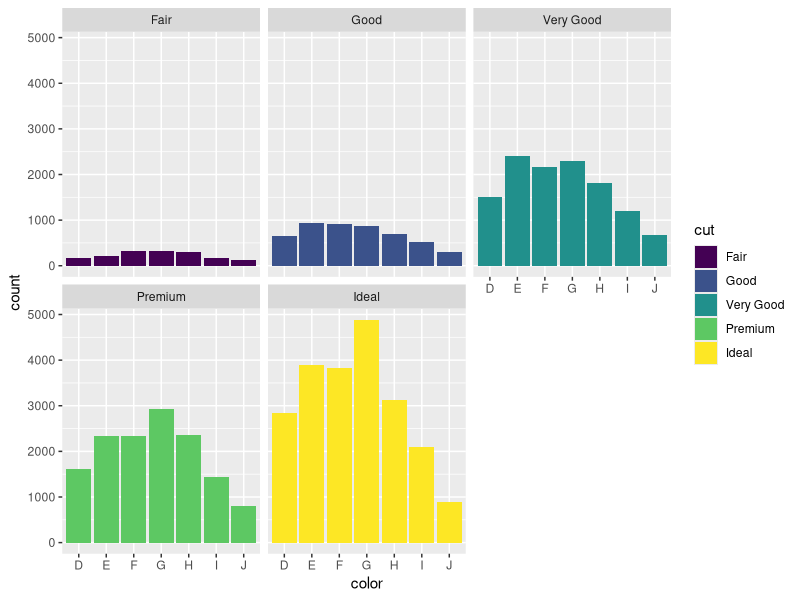
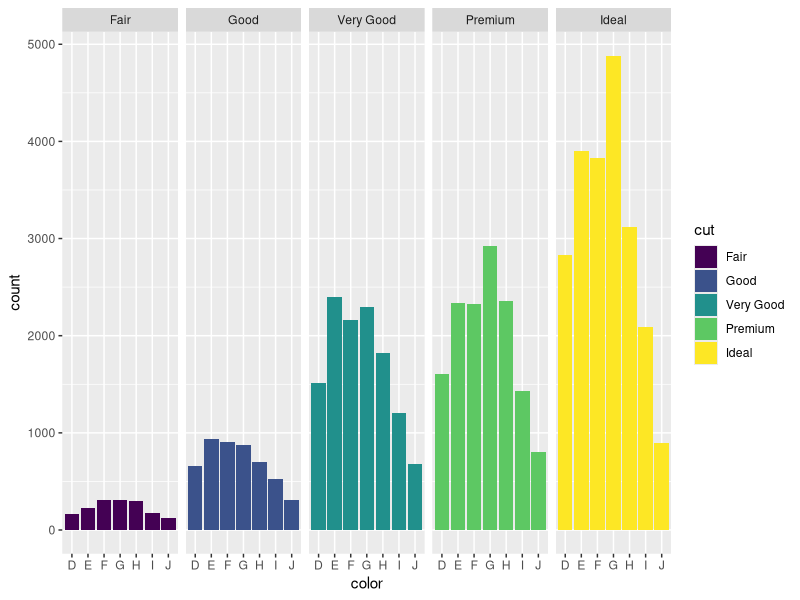

Reproduce these figures in R, in order.
library(ggplot2)
View(diamonds)
ggplot(data = diamonds) + geom_bar(mapping =aes(x=color,fill = cut) )+facet_wrap(~cut)
ggplot(diamonds,aes(x=color,fill = cut))+geom_bar() + facet_grid(~cut)


